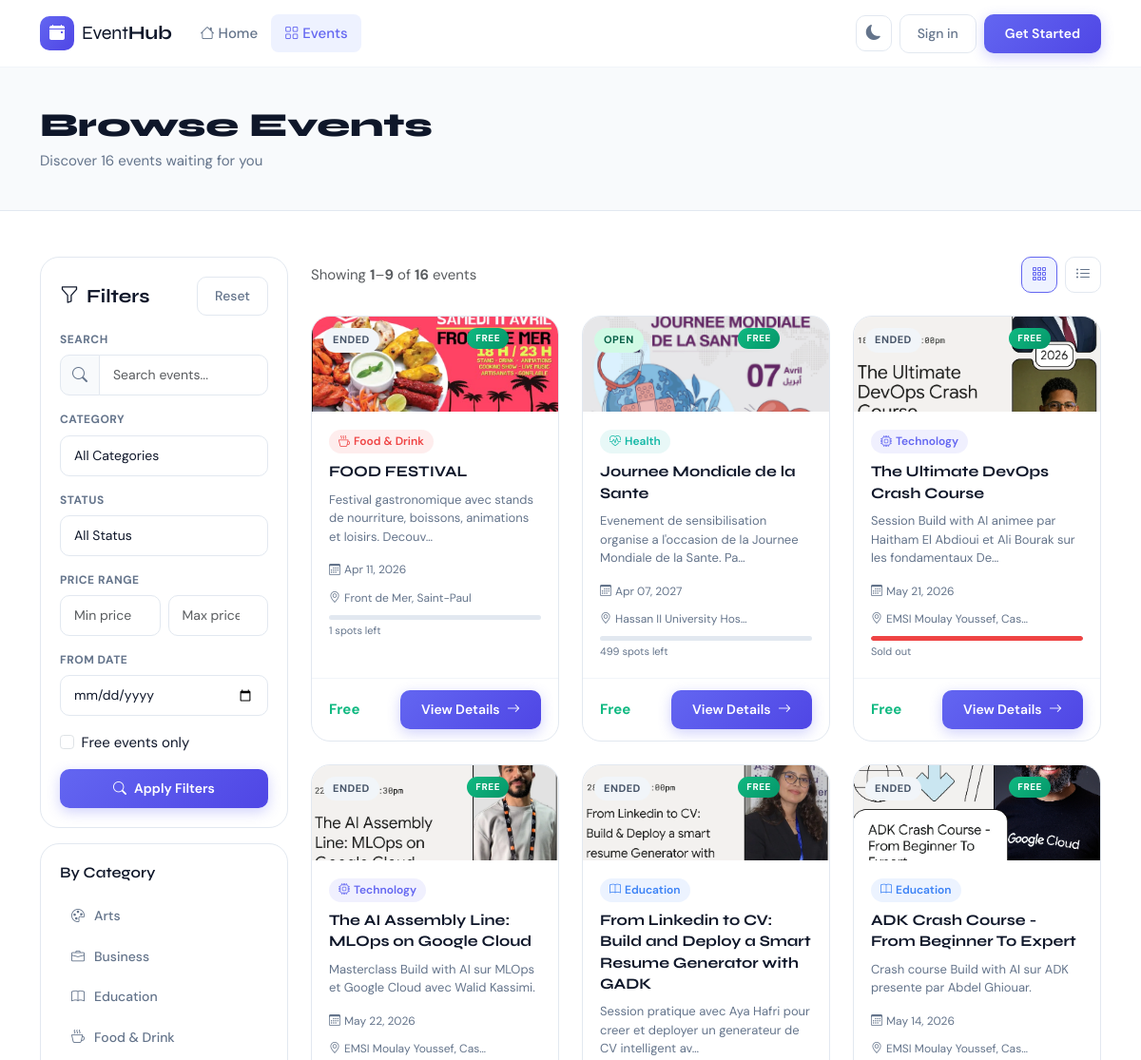
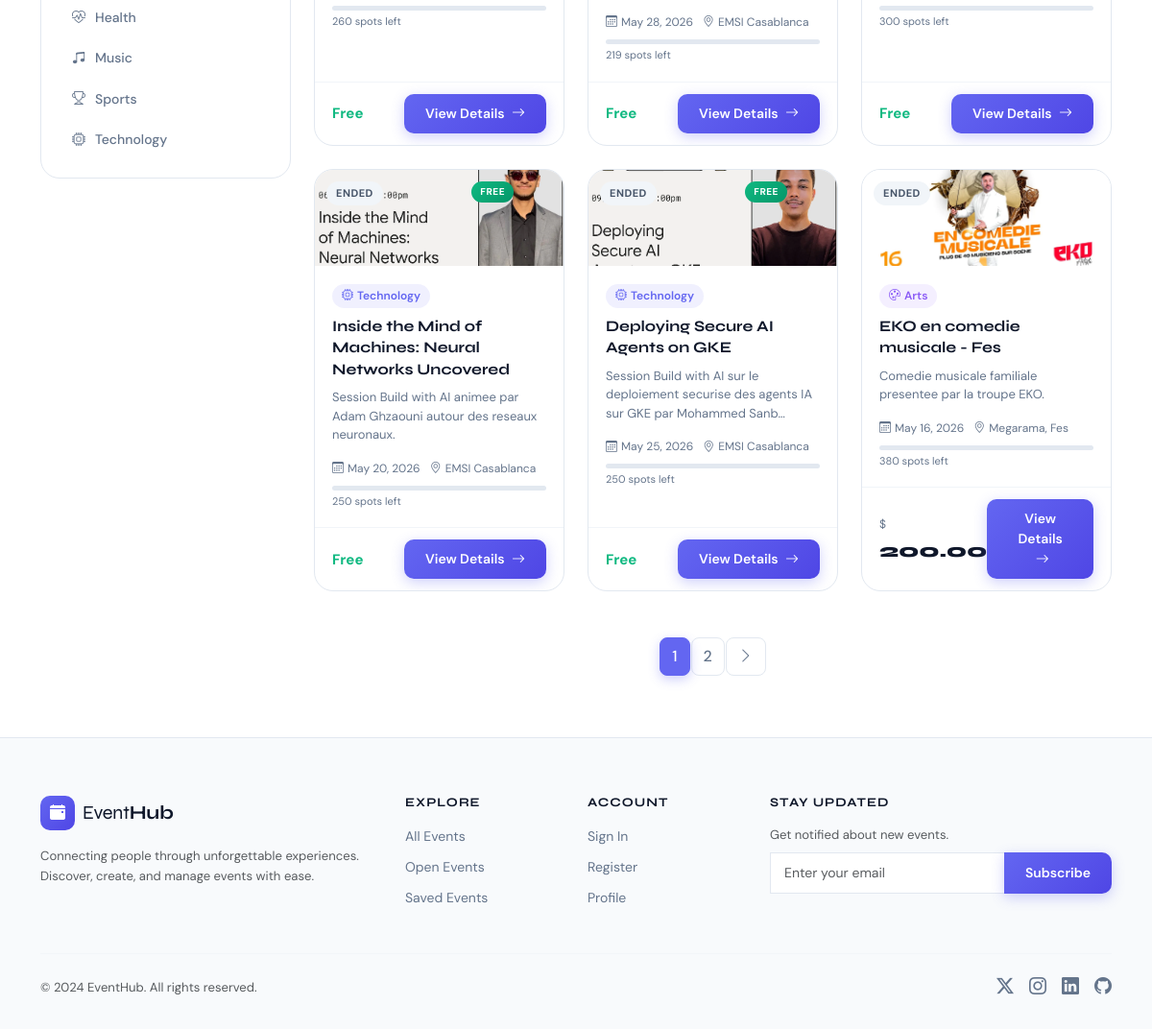
Screenshot of /events/ with the database file from the repository (2 pictures, top to bottom).
### events/models.py (models this page shows, shortened)
class Category(models.Model):
    name = models.CharField(max_length=100, unique=True)
    color = models.CharField(max_length=7, default='#6366f1')  # hex color
    icon = models.CharField(max_length=50, default='bi-tag')   # Bootstrap Icons class
    class Meta:
        verbose_name_plural = 'Categories'
        ordering = ['name']
    def __str__(self):
        return self.name

class Event(models.Model):
    STATUS_CHOICES = [
        ('draft', 'Draft'),
        ('open', 'Open'),
        ('full', 'Full'),
        ('closed', 'Closed'),
    ]
    title = models.CharField(max_length=200)
    description = models.TextField()
    event_date = models.DateTimeField()
    location = models.CharField(max_length=300)
    capacity_max = models.PositiveIntegerField(default=100)
    price = models.DecimalField(max_digits=10, decimal_places=2, default=0.00)
    status = models.CharField(max_length=10, choices=STATUS_CHOICES, default='draft')
    image = models.ImageField(upload_to='events/', blank=True, null=True)
    organizer = models.ForeignKey(
        settings.AUTH_USER_MODEL, on_delete=models.CASCADE, related_name='organized_events'
    )
    category = models.ForeignKey(
        Category, on_delete=models.SET_NULL, null=True, blank=True, related_name='events'
    )
    created_at = models.DateTimeField(auto_now_add=True)
    updated_at = models.DateTimeField(auto_now=True)
    is_featured = models.BooleanField(default=False)
    views_count = models.PositiveIntegerField(default=0)
    class Meta:
        ordering = ['-created_at']
    def get_absolute_url(self):
        return reverse('event_detail', kwargs={'pk': self.pk})
    @property
    def confirmed_registrations_count(self):
        return self.registrations.filter(status='confirmed').count()
    @property
    def spots_remaining(self):
        return max(0, self.capacity_max - self.confirmed_registrations_count)
    @property
    def capacity_percentage(self):
        if self.capacity_max == 0:
            return 100
        return min(100, int((self.confirmed_registrations_count / self.capacity_max) * 100))
    @property
    def is_past(self):
        return self.event_date < timezone.now()
    @property
    def is_free(self):
        return self.price == 0

### events/views.py (the view, shortened to what this page needs)
# urls.py: path('', views.EventListView.as_view(), name='event_list'),
class EventListView(View):
    def get(self, request):
        queryset = Event.objects.filter(
            status__in=['open', 'full']
        ).select_related('category', 'organizer').order_by('-created_at')
        event_filter = EventFilter(request.GET, queryset=queryset)
        filtered_qs = event_filter.qs
        paginator = Paginator(filtered_qs, 9)
        page_obj = paginator.get_page(request.GET.get('page'))
        categories = Category.objects.all()
        context = {
            'filter': event_filter,
            'page_obj': page_obj,
            'categories': categories,
            'total_count': filtered_qs.count(),
        }
        return render(request, 'events/event_list.html', context)

### templates/events/event_list.html (shortened to what this page needs)
{% extends 'base.html' %}
{% block content %}
<div class="page-header-simple">
  <div class="container">
    <h1 class="page-title">Browse Events</h1>
    <p class="page-subtitle">Discover {{ total_count }} event{{ total_count|pluralize }} waiting for you</p>
  </div>
</div>
<div class="container py-5">
  <div class="row g-4">
    <div class="col-lg-3">
      <div class="filter-sidebar">
        <div class="filter-sidebar-header">
          <h5 class="mb-0"><i class="bi bi-funnel me-2"></i>Filters</h5>
          <a href="{% url 'event_list' %}" class="btn btn-sm btn-ghost">Reset</a>
        </div>
        <form method="get" id="filterForm">
          <div class="filter-group">
            <label class="filter-label">Search</label>
            <div class="input-group">
              <span class="input-group-text"><i class="bi bi-search"></i></span>
              {{ filter.form.search }}
            </div>
          </div>
          <div class="filter-group">
            <label class="filter-label">Category</label>
            {{ filter.form.category }}
          </div>
          <div class="filter-group">
            <label class="filter-label">Status</label>
            {{ filter.form.status }}
          </div>
          <div class="filter-group">
            <label class="filter-label">Price Range</label>
            <div class="row g-2">
              <div class="col-6">{{ filter.form.price_min }}</div>
              <div class="col-6">{{ filter.form.price_max }}</div>
            </div>
          </div>
          <div class="filter-group">
            <label class="filter-label">From Date</label>
            {{ filter.form.date_from }}
          </div>
          <div class="filter-group">
            <div class="form-check">
              {{ filter.form.is_free }}
              <label class="form-check-label" for="{{ filter.form.is_free.id_for_label }}">Free events only</label>
            </div>
          </div>
          <button type="submit" class="btn btn-primary-custom w-100">
            <i class="bi bi-search me-2"></i>Apply Filters
          </button>
        </form>
      </div>
      <div class="filter-sidebar mt-3">
        <h6 class="filter-sidebar-header mb-0">By Category</h6>
        <div class="category-list mt-3">
          {% for cat in all_categories %}
          <a href="?category={{ cat.id }}" class="category-list-item {% if filter.form.category.value == cat.id|stringformat:'s' %}active{% endif %}"
             style="--cat-color: {{ cat.color }}">
            <i class="bi {{ cat.icon }}"></i>
            {{ cat.name }}
          </a>
          {% endfor %}
        </div>
      </div>
    </div>
    <div class="col-lg-9">
      <div class="d-flex justify-content-between align-items-center mb-4 flex-wrap gap-2">
        <span class="text-muted">
          Showing <strong>{{ page_obj.start_index }}</strong>–<strong>{{ page_obj.end_index }}</strong>
          of <strong>{{ total_count }}</strong> events
        </span>
        <div class="d-flex gap-2">
          <button class="btn btn-icon view-toggle active" data-view="grid" title="Grid view">
            <i class="bi bi-grid-3x3-gap"></i>
          </button>
          <button class="btn btn-icon view-toggle" data-view="list" title="List view">
            <i class="bi bi-list-ul"></i>
          </button>
        </div>
      </div>
      <div id="eventsGrid" class="row g-4">
        {% for event in page_obj %}
        <div class="col-md-6 col-xl-4 event-col">
          {% include 'partials/event_card.html' with event=event %}
        </div>
        {% endfor %}
      </div>
      {% if page_obj.has_other_pages %}
      <nav class="mt-5 d-flex justify-content-center">
        <ul class="pagination pagination-modern">
          {% for num in page_obj.paginator.page_range %}
          <li class="page-item {% if page_obj.number == num %}active{% endif %}">
            <a class="page-link" href="?{% for key, val in request.GET.items %}{% if key != 'page' %}{{ key }}={{ val }}&{% endif %}{% endfor %}page={{ num }}">{{ num }}</a>
          </li>
          {% endfor %}
          {% if page_obj.has_next %}
          <li class="page-item">
            <a class="page-link" href="?{% for key, val in request.GET.items %}{% if key != 'page' %}{{ key }}={{ val }}&{% endif %}{% endfor %}page={{ page_obj.next_page_number }}">
              <i class="bi bi-chevron-right"></i>
            </a>
          </li>
          {% endif %}
        </ul>
      </nav>
      {% endif %}
    </div>
  </div>
</div>
{% endblock %}

### templates/partials/event_card.html (shortened to what this page needs)
<div class="event-card {% if compact %}event-card-compact{% endif %} h-100">
  <div class="event-card-image">
    {% if event.image %}
    <img src="{{ event.image.url }}" alt="{{ event.title }}" loading="lazy" />
    {% else %}
    <div class="event-card-placeholder" style="background: {{ event.category.color|default:'#6366f1' }}22">
      <i class="bi {{ event.category.icon|default:'bi-calendar-event' }}" style="color: {{ event.category.color|default:'#6366f1' }}"></i>
    </div>
    {% endif %}
    <span class="event-status-badge {% if event.is_past %}status-closed{% else %}status-{{ event.status }}{% endif %}">
      {% if event.is_past %}Ended{% else %}{{ event.get_status_display }}{% endif %}
    </span>
    {% if event.is_free %}
    <span class="free-badge">FREE</span>
    {% endif %}
  </div>
  <div class="event-card-body">
    {% if event.category %}
    <span class="event-category-tag" style="color: {{ event.category.color }}; background: {{ event.category.color }}18">
      <i class="bi {{ event.category.icon }} me-1"></i>{{ event.category.name }}
    </span>
    {% endif %}
    <h3 class="event-card-title">
      <a href="{{ event.get_absolute_url }}">{{ event.title }}</a>
    </h3>
    {% if not compact %}
    <p class="event-card-desc">{{ event.description|truncatechars:90 }}</p>
    {% endif %}
    <div class="event-card-meta">
      <span><i class="bi bi-calendar3 me-1"></i>{{ event.event_date|date:"M d, Y" }}</span>
      <span><i class="bi bi-geo-alt me-1"></i>{{ event.location|truncatechars:25 }}</span>
    </div>
    <div class="capacity-bar mt-2">
      <div class="capacity-bar-track">
        <div class="capacity-bar-fill {% if event.capacity_percentage >= 90 %}danger{% elif event.capacity_percentage >= 70 %}warning{% endif %}"
             style="width: {{ event.capacity_percentage }}%"></div>
      </div>
      <span class="capacity-text">
        {% if event.spots_remaining == 0 %}
          Sold out
        {% else %}
          {{ event.spots_remaining }} spots left
        {% endif %}
      </span>
    </div>
  </div>
  <div class="event-card-footer">
    <div class="event-price">
      {% if event.is_free %}
      <span class="price-free">Free</span>
      {% else %}
      <span class="price-currency">$</span><span class="price-amount">{{ event.price }}</span>
      {% endif %}
    </div>
    <a href="{{ event.get_absolute_url }}" class="btn btn-sm btn-primary-custom">
      View Details <i class="bi bi-arrow-right ms-1"></i>
    </a>
  </div>
</div>

### rows the page displays
Category: name "Arts"
Category: name "Business"
Category: name "Education"
Category: name "Food & Drink"
Category: name "Health"
Category: name "Music"
Category: name "Sports"
Category: name "Technology"
Event: image (picture), shows "ENDED", price "FREE", category.name "Food & Drink", title "FOOD FESTIVAL", description "Festival gastronomique avec stands de nourriture, boissons, animations et loisirs. Decouv…", event_date "Apr 11, 2026", location "Front de Mer, Saint-Paul", spots_remaining "1"
Event: image (picture), status "OPEN", price "FREE", category.name "Health", title "Journee Mondiale de la Sante", description "Evenement de sensibilisation organise a l'occasion de la Journee Mondiale de la Sante. Pa…", event_date "Apr 07, 2027", location "Hassan II University Hos…", spots_remaining "499"
Event: image (picture), shows "ENDED", price "FREE", category.name "Technology", title "The Ultimate DevOps Crash Course", description "Session Build with AI animee par Haitham El Abdioui et Ali Bourak sur les fondamentaux De…", event_date "May 21, 2026", location "EMSI Moulay Youssef, Cas…", capacity_max 1 (drawn)
Event: image (picture), shows "ENDED", price "FREE", category.name "Technology", title "The AI Assembly Line: MLOps on Google Cloud", description "Masterclass Build with AI sur MLOps et Google Cloud avec Walid Kassimi.", event_date "May 22, 2026", location "EMSI Moulay Youssef, Cas…", spots_remaining "260"
Event: image (picture), shows "ENDED", price "FREE", category.name "Education", title "From Linkedin to CV: Build and Deploy a Smart Resume Generator with GADK", description "Session pratique avec Aya Hafri pour creer et deployer un generateur de CV intelligent av…", event_date "May 28, 2026", location "EMSI Casablanca", spots_remaining "219"
Event: image (picture), shows "ENDED", price "FREE", category.name "Education", title "ADK Crash Course - From Beginner To Expert", description "Crash course Build with AI sur ADK presente par Abdel Ghiouar.", event_date "May 14, 2026", location "EMSI Moulay Youssef, Cas…", spots_remaining "300"
Event: image (picture), shows "ENDED", price "FREE", category.name "Technology", title "Inside the Mind of Machines: Neural Networks Uncovered", description "Session Build with AI animee par Adam Ghzaouni autour des reseaux neuronaux.", event_date "May 20, 2026", location "EMSI Casablanca", spots_remaining "250"
Event: image (picture), shows "ENDED", price "FREE", category.name "Technology", title "Deploying Secure AI Agents on GKE", description "Session Build with AI sur le deploiement securise des agents IA sur GKE par Mohammed Sanb…", event_date "May 25, 2026", location "EMSI Casablanca", spots_remaining "250"
Event: image (picture), shows "ENDED", category.name "Arts", title "EKO en comedie musicale - Fes", description "Comedie musicale familiale presentee par la troupe EKO.", event_date "May 16, 2026", location "Megarama, Fes", spots_remaining "380", price "200.00"

### other values shown
{{ total_count }} "16"
{{ page_obj.start_index }} "1"
{{ page_obj.end_index }} "9"
{{ num }} "1" "2"
